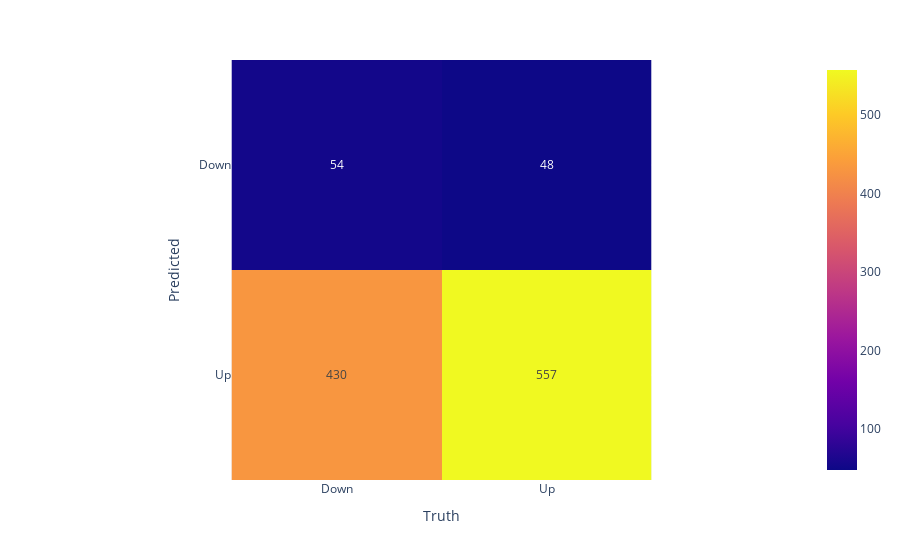

Notebook code cell kept with this figure:
### Code cell
probabilities = results.predict()
print(f"{probabilities[:10]=}")

predictions = np.where(probabilities > 0.5, "Up", "Down")
print(f"{predictions[:10]=}")

px.imshow(confusion_table(predictions, df[response]), text_auto=True)

### Figure 1 — Plotly figure (JSON) as saved in the notebook; plotly's stock layout.template omitted (floating-point values rounded to 4 significant figures)
{"data": [{"coloraxis": "coloraxis", "hovertemplate": "Truth: %{x}<br>Predicted: %{y}<br>color: %{z}<extra></extra>", "name": "0", "texttemplate": "%{z}", "type": "heatmap", "x": ["Down", "Up"], "xaxis": "x", "y": ["Down", "Up"], "yaxis": "y", "z": [[54, 48], [430, 557]]}], "layout": {"coloraxis": {"colorscale": [[0, "#0d0887"], [0.1111, "#46039f"], [0.2222, "#7201a8"], [0.3333, "#9c179e"], [0.4444, "#bd3786"], [0.5556, "#d8576b"], [0.6667, "#ed7953"], [0.7778, "#fb9f3a"], [0.8889, "#fdca26"], [1, "#f0f921"]]}, "margin": {"t": 60}, "xaxis": {"anchor": "y", "constrain": "domain", "domain": [0, 1], "scaleanchor": "y", "title": {"text": "Truth"}}, "yaxis": {"anchor": "x", "autorange": "reversed", "constrain": "domain", "domain": [0, 1], "title": {"text": "Predicted"}}}}
